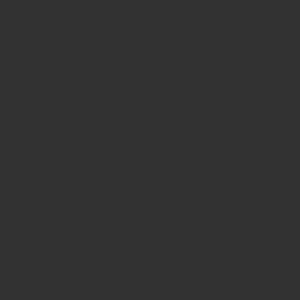
Frame 1 (no input)
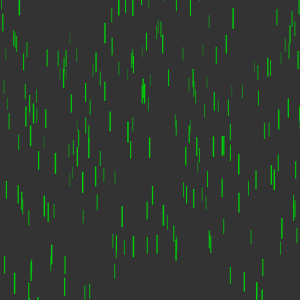
Frame 60 (no input)
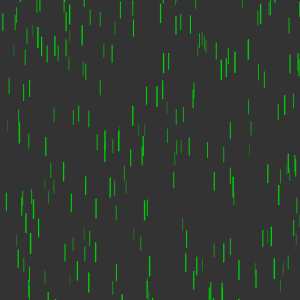
Frame 120 (the mouse pressed at the canvas centre since frame 60)

The p5.js sketch that drew these frames (run headless with seeded random() and noise() and a simulated clock; from frame 60 on, the mouse is pressed at the canvas centre):

// p5.js sketch
// ── sketch.js
var rain = [];

function setup() {
    createCanvas(300, 300);
    for (var i = 0; i < 300; i++) {
        rain.push(new Rain());
    }
}

function draw() {
    background(51);

    for (var i in rain) {
        rain[i].update();
        rain[i].show();
    }
}
// ── rain.js
function Rain() {
    this.x = random(0, width);
    this.y = random(-500, -100);
    this.z = random(0, 20);

    this.dropSpeed = map(this.z, 0, 20, 4, 10);
    this.len = map(this.z, 0, 20, 10, 20);

    this.update = () => {
        this.y += this.dropSpeed;

        if (this.y > height) {
            this.y = random(-200, -100);
            this.dropSpeed = map(this.z, 0, 20, 4, 10);
        }
    }

    this.show = () => {
        var thickness = map(this.z, 0, 20, 0.3, 1.5);
        strokeWeight(thickness);
        stroke(0, 204, 10);
        line(this.x, this.y, this.x, this.y + this.len);
    }
}
